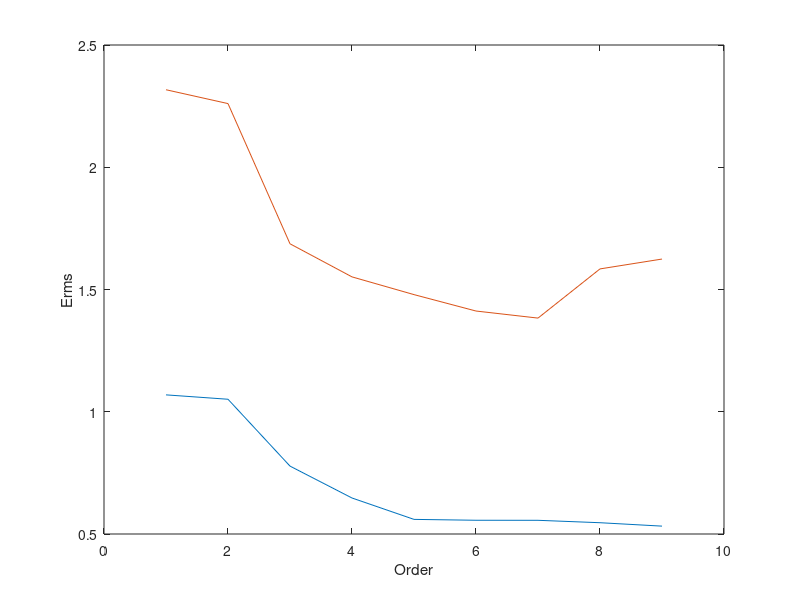

MATLAB code for this plot:
clear; close all;
load('t3.mat')
load('x3.mat')
TrainX = x3_v2.train_x;
TrainT = t3_v2.train_y;
TestX = x3_v2.test_x;
TestT = t3_v2.test_y;
clear t3_v2 x3_v2;

TrainError = zeros(9, 1);
AllW = cell(9, 1);
for M = 1:9      
    A = ones(15, 1);
    for m = 1:M
        A = cat(2, A, TrainX.^m);
    end
    W = A\TrainT;

    A = ones(15, 1);
    for m = 1:M
        A = cat(2, A, TrainX.^m);
    end
    Y = A*W;

    TrainError(M) = sqrt((sum((Y-TrainT).^2))/15);
    
    AllW{M} = W;
end
plot(TrainError);
hold on;

TestError = zeros(9, 1);
for M = 1:9
    A = ones(10, 1);
    for m = 1:M
        A = cat(2, A, TestX.^m);
    end
    Y = A*(AllW{M});
    TestError(M) = sqrt((sum((Y-TestT).^2))/10);
end
plot(TestError);
xlabel('Order') % x-axis label
ylabel('Erms') % y-axis label